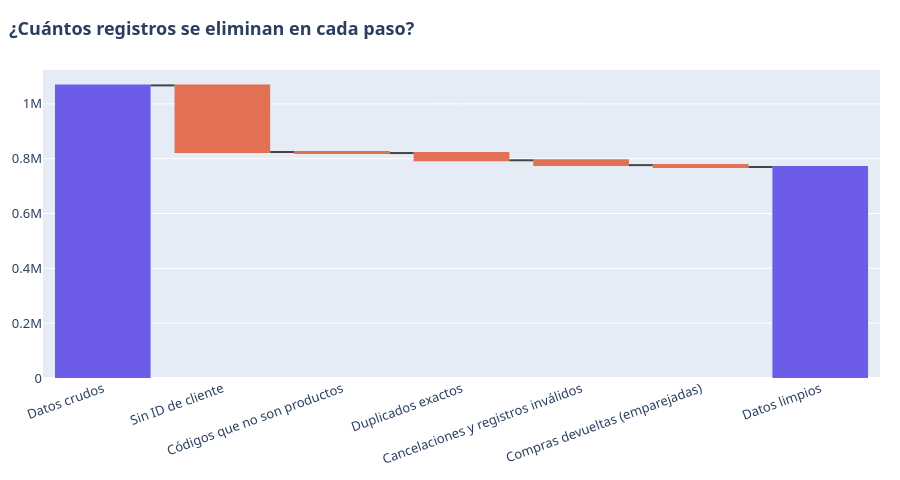

Notebook source saved alongside this figure:
### Markdown cell above
## 3 · Limpieza paso a paso
Reglas aplicadas:
1. Quitar registros **sin ID de cliente** (no se pueden asignar a nadie en RFM).
2. Quitar **códigos que no son productos** (`POST`, `D`, `M`, `BANK CHARGES`…): se conservan solo los que empiezan con 5 dígitos.
3. Quitar **duplicados exactos**.
4. Quitar **cancelaciones** y registros con cantidad o precio inválidos.
5. Quitar las **compras que fueron devueltas**: se emparejan con su cancelación por cliente, producto y cantidad. Así evitamos clientes con gasto inflado (por ejemplo, el cliente 12346 compraba y devolvía el mismo pedido de £77k).

### Code cell
# Limpieza de datos con registro de filas eliminadas en cada paso
pasos = []
d = df.copy()

def registrar(nombre, antes, despues):
    pasos.append({"Paso": nombre, "Filas eliminadas": antes - despues})

n = len(d); d = d[d["Customer ID"].notna()].copy()
registrar("Sin ID de cliente", n, len(d))
n = len(d); d = d[d["StockCode"].str.match(r"^\d{5}", na=False)]
registrar("Códigos que no son productos", n, len(d))
n = len(d); d = d.drop_duplicates()
registrar("Duplicados exactos", n, len(d))

d["Customer ID"] = d["Customer ID"].astype(int).astype(str)
cancel_mask = d["Invoice"].astype(str).str.startswith("C")
compras = d[~cancel_mask & (d["Quantity"] > 0) & (d["Price"] > 0)].sort_values("InvoiceDate")
cancel = d[cancel_mask].sort_values("InvoiceDate")
registrar("Cancelaciones y registros inválidos", len(d), len(compras))

claves = ["Customer ID", "StockCode", "Cantidad"]
c = cancel.assign(Cantidad=-cancel["Quantity"])[claves].copy()
c["orden"] = c.groupby(claves).cumcount()
c["devuelta"] = True
compras = compras.assign(Cantidad=compras["Quantity"])
compras["orden"] = compras.groupby(claves).cumcount()
marcadas = compras.merge(c, on=claves + ["orden"], how="left")
limpio = marcadas[marcadas["devuelta"].isna()].drop(columns=["Cantidad", "orden", "devuelta"]).copy()
registrar("Compras devueltas (emparejadas)", len(compras), len(limpio))

limpio["Ingreso"] = (limpio["Quantity"] * limpio["Price"]).round(2)
limpio = limpio.reset_index(drop=True)

resumen = pd.DataFrame(pasos)
print(f"Registros originales: {len(df):,}  →  registros limpios: {len(limpio):,} ({len(limpio)/len(df):.1%})")

fig = go.Figure(go.Waterfall(
    x=["Datos crudos"] + resumen["Paso"].tolist() + ["Datos limpios"],
    y=[len(df)] + (-resumen["Filas eliminadas"]).tolist() + [0],
    measure=["absolute"] + ["relative"] * len(resumen) + ["total"],
    increasing_marker_color="#00B894", decreasing_marker_color="#E17055", totals_marker_color="#6C5CE7"))
fig.update_layout(xaxis_tickangle=-20)
estilo(fig, "¿Cuántos registros se eliminan en cada paso?", 480).show()
resumen

### Figure 1 — Plotly figure (JSON) as saved in the notebook; plotly's stock layout.template omitted (floating-point values rounded to 4 significant figures)
{"data": [{"decreasing": {"marker": {"color": "#E17055"}}, "increasing": {"marker": {"color": "#00B894"}}, "measure": ["absolute", "relative", "relative", "relative", "relative", "relative", "total"], "totals": {"marker": {"color": "#6C5CE7"}}, "type": "waterfall", "x": ["Datos crudos", "Sin ID de cliente", "Códigos que no son productos", "Duplicados exactos", "Cancelaciones y registros inválidos", "Compras devueltas (emparejadas)", "Datos limpios"], "y": [1067371, -243007, -3738, -26403, -17646, -6852, 0]}], "layout": {"font": {"family": "Segoe UI, Arial", "size": 13}, "height": 480, "legend": {"title": {"text": ""}}, "margin": {"b": 40, "l": 40, "r": 20, "t": 70}, "title": {"text": "<b>¿Cuántos registros se eliminan en cada paso?</b>", "x": 0.01}, "xaxis": {"tickangle": -20}}}
